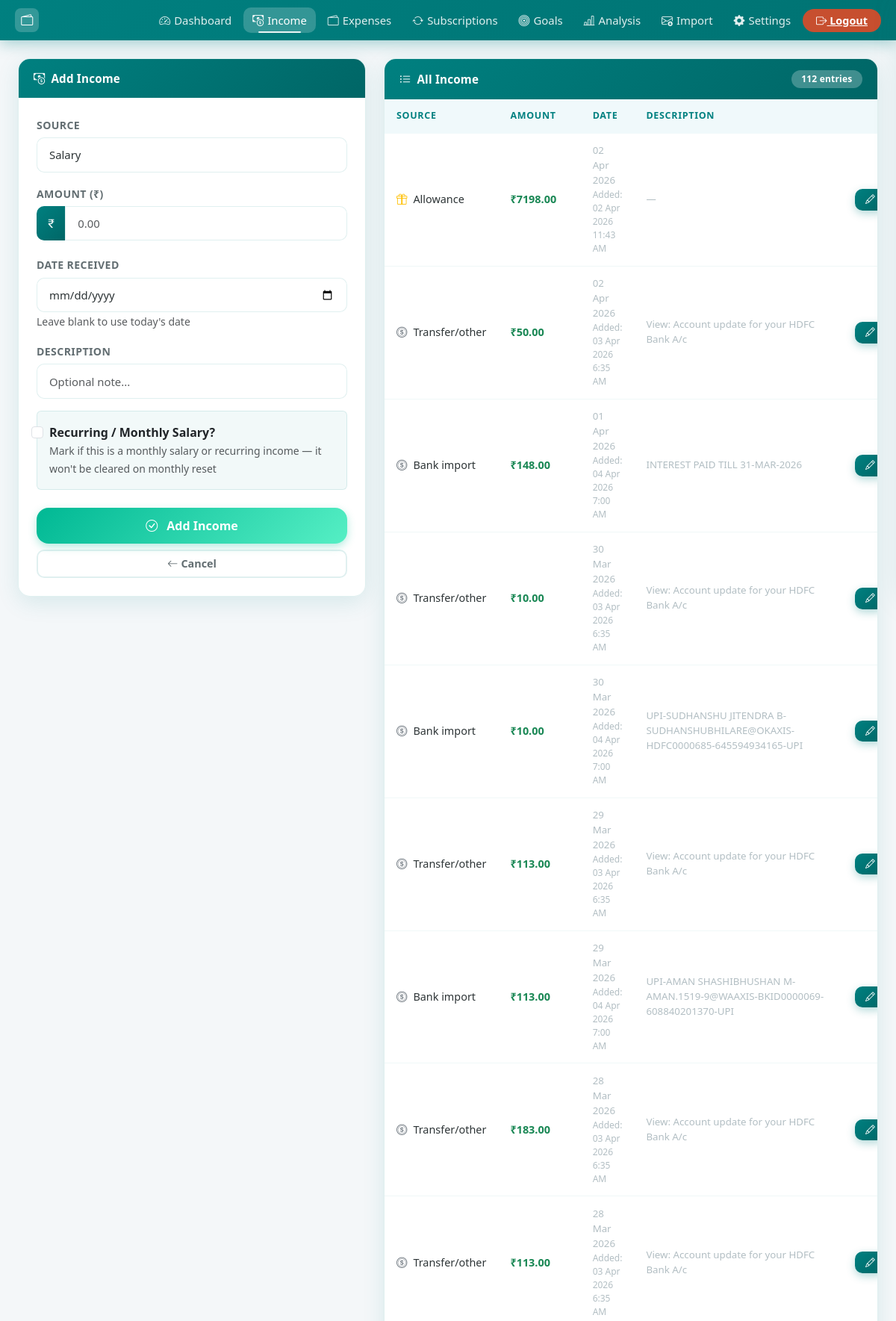
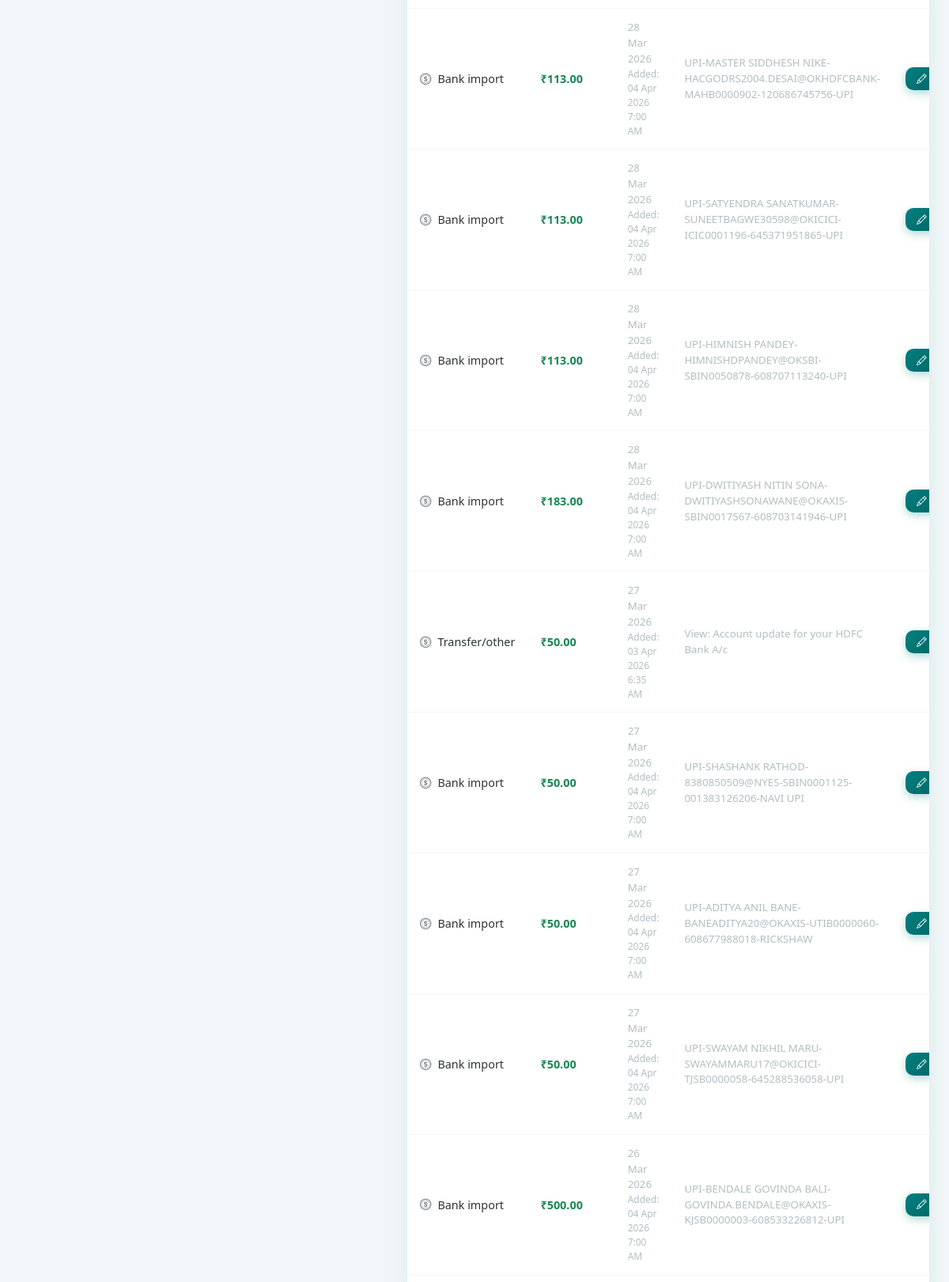
The page /add_income (signed in, upper part) on the database its author committed (2 pictures, top to bottom).
### models.py (models this page shows)
class Income(db.Model):
    id = db.Column(db.Integer, primary_key=True)
    user_id = db.Column(db.Integer, db.ForeignKey('user.id'), nullable=False)
    source = db.Column(db.String(100), nullable=False)
    amount = db.Column(db.Float, nullable=False)
    date_received = db.Column(db.DateTime, default=_now)
    created_at = db.Column(db.DateTime, default=_now)
    description = db.Column(db.String(200))
    is_recurring = db.Column(db.Boolean, default=False)

### app.py (the view, shortened to what this page needs)
@app.route("/add_income", methods=["GET", "POST"])
@login_required
def add_income():
    form = IncomeForm()
    incomes = (
        Income.query.filter_by(user_id=current_user.id)
        .order_by(Income.date_received.desc())
        .all()
    )
    return render_template("add_income.html", form=form, edit=False, incomes=incomes)

### forms.py
class IncomeForm(FlaskForm):
    source = SelectField('Source', choices=[('salary','Salary'),('business','Business'),('allowance','Allowance'),('freelance','Freelance'),('other','Other')], validators=[DataRequired()])
    amount = FloatField('Amount (₹)', validators=[DataRequired()])
    date_received = DateField('Date Received', validators=[Optional()], format='%Y-%m-%d')
    description = StringField('Description')
    is_recurring = BooleanField('Recurring / Monthly Salary?')
    submit = SubmitField('Add Income')

### app.py (called while the page is built)
@login_manager.user_loader
def load_user(user_id):
    return db.session.get(User, int(user_id))

### templates/add_income.html (shortened to what this page needs)
{% extends "base.html" %}
{% block content %}
<div class="row g-4">
  <div class="col-lg-5">
    <div class="card reveal">
      <div class="card-header">
        <i class="bi bi-{% if edit %}pencil{% else %}cash-coin{% endif %}"></i>
        {% if edit %}Edit Income{% else %}Add Income{% endif %}
      </div>
      <div class="card-body p-4">
        <form method="POST">
          <div class="mb-3">
            {{ form.source.label(class="form-label") }}
            {{ form.source(class="form-select") }}
          </div>
          <div class="mb-3">
            {{ form.amount.label(class="form-label") }}
            <div class="input-group">
              <span class="input-group-text"><i class="bi bi-currency-rupee"></i></span>
              {{ form.amount(class="form-control", placeholder="0.00", step="0.01", id="income_amount") }}
            </div>
          </div>
          <div class="mb-3">
            {{ form.date_received.label(class="form-label") }}
            {{ form.date_received(class="form-control") }}
            <small class="text-muted">Leave blank to use today's date</small>
          </div>
          <div class="mb-3">
            {{ form.description.label(class="form-label") }}
            {{ form.description(class="form-control", placeholder="Optional note...") }}
          </div>
          <div class="mb-4">
            <div class="form-check p-3 rounded" style="background:rgba(0, 128, 128,0.05);border:1.5px solid var(--border-color);">
              {{ form.is_recurring(class="form-check-input") }}
              {{ form.is_recurring.label(class="form-check-label fw-semibold") }}
              <div><small class="text-muted">Mark if this is a monthly salary or recurring income — it won't be cleared on monthly reset</small></div>
            </div>
          </div>
          <div class="d-grid gap-2">
            <button type="submit" class="btn btn-success btn-lg">
              <i class="bi bi-check-circle me-2"></i>
              {% if edit %}Update Income{% else %}Add Income{% endif %}
            </button>
            <a href="{{ url_for('add_income') }}" class="btn btn-outline-secondary">
              <i class="bi bi-arrow-left me-1"></i>Cancel
            </a>
          </div>
        </form>
      </div>
    </div>
  </div>
  <div class="col-lg-7 reveal reveal-delay-1">
    <div class="card">
      <div class="card-header">
        <i class="bi bi-list-ul"></i> All Income
        <span class="badge ms-auto" style="background:rgba(255,255,255,0.25);">{{ incomes|length }} entries</span>
      </div>
      <div class="card-body p-0">
        {% if incomes %}
        <div class="table-responsive">
          <table class="table table-hover mb-0">
            <thead>
              <tr>
                <th>Source</th>
                <th>Amount</th>
                <th>Date</th>
                <th>Description</th>
                <th></th>
              </tr>
            </thead>
            <tbody>
            {% for inc in incomes %}
            <tr>
              <td>
                <span class="d-flex align-items-center gap-2">
                  {% if inc.source == 'salary' %}<i class="bi bi-briefcase-fill text-primary"></i>
                  {% elif inc.source == 'business' %}<i class="bi bi-building text-success"></i>
                  {% elif inc.source == 'freelance' %}<i class="bi bi-laptop text-info"></i>
                  {% elif inc.source == 'allowance' %}<i class="bi bi-gift text-warning"></i>
                  {% else %}<i class="bi bi-coin text-secondary"></i>{% endif %}
                  {{ inc.source|capitalize }}
                </span>
              </td>
              <td><strong class="text-success">₹{{ "%.2f"|format(inc.amount) }}</strong></td>
              <td>
                <div style="font-size:0.83rem;color:var(--text-muted);">{{ inc.date_received.strftime('%d %b %Y') }}</div>
                {% if inc.created_at %}
                <div style="font-size:0.75rem;color:var(--text-muted);">
                  Added: <span class="local-time" data-utc="{{ inc.created_at.strftime('%Y-%m-%dT%H:%M:%SZ') }}"></span>
                </div>
                {% endif %}
              </td>
              <td style="font-size:0.83rem;color:var(--text-muted);">{{ inc.description or '—' }}</td>
              <td>
                <div class="d-flex gap-1">
                  <a href="{{ url_for('edit_income', id=inc.id) }}" class="btn btn-primary btn-sm">
                    <i class="bi bi-pencil"></i>
                  </a>
                </div>
              </td>
            </tr>
            {% endfor %}
            </tbody>
          </table>
        </div>
        {% else %}
        <div class="text-center py-5 text-muted">
          <i class="bi bi-cash-coin" style="font-size:2.5rem;opacity:0.3;"></i>
          <p class="mt-2 mb-0">No income entries yet. Add your first one!</p>
        </div>
        {% endif %}
      </div>
    </div>
  </div>
</div>
{% endblock %}

### static/style.css (style rules this page uses)
:root { --brand-primary: #008080; --brand-secondary: #80BFBF; --brand-accent: #00b894; --brand-danger: #FF924D; --brand-warning: #f39c12; --brand-info: #0984e3; --gradient-brand: linear-gradient(135deg, #008080 0%, #006666 100%); --gradient-green: linear-gradient(135deg, #00b894 0%, #55efc4 100%); --gradient-red: linear-gradient(135deg, #FF924D 0%, #FFB380 100%); --gradient-orange: linear-gradient(135deg, #f39c12 0%, #fdcb6e 100%); --gradient-blue: linear-gradient(135deg, #0984e3 0%, #74b9ff 100%); --bg-page: #f4f7f9; --bg-card: rgba(255, 255, 255, 0.97); --bg-card-hover: #fff; --text-primary: #2d3436; --text-secondary: #636e72; --text-muted: #b2bec3; --border-color: rgba(0, 128, 128, 0.12); --shadow-sm: 0 2px 12px rgba(0, 128, 128, 0.08); --shadow-md: 0 8px 30px rgba(0, 128, 128, 0.12); --shadow-lg: 0 20px 50px rgba(0, 128, 128, 0.18); --shadow-hover: 0 15px 40px rgba(0, 128, 128, 0.22); --radius-sm: 10px; --radius-md: 16px; --radius-lg: 24px; --radius-pill: 50px; --transition: all 0.28s cubic-bezier(0.4, 0, 0.2, 1); }
html { scroll-behavior: smooth; }
*, *::before, *::after { box-sizing: border-box; }
body { background: var(--bg-page); font-family: 'Segoe UI', system-ui, -apple-system, sans-serif; color: var(--text-primary); min-height: 100vh; display: flex; flex-direction: column; transition: background 0.3s, color 0.3s; }
.card { border: 1px solid var(--border-color); border-radius: var(--radius-md); background: var(--bg-card); box-shadow: var(--shadow-md); transition: var(--transition); overflow: hidden; }
.card-header { background: var(--gradient-brand); color: white; font-weight: 600; font-size: 0.95rem; padding: 0.9rem 1.25rem; border: none; display: flex; align-items: center; gap: 8px; letter-spacing: 0.2px; }
.btn { border-radius: var(--radius-sm); font-weight: 600; font-size: 0.9rem; transition: var(--transition); position: relative; overflow: hidden; border: none; cursor: pointer; }
.btn::after { content: ''; position: absolute; inset: 0; background: rgba(255,255,255,0); transition: var(--transition); }
.btn-primary { background: var(--gradient-brand); color: white; box-shadow: 0 4px 12px rgba(0, 128, 128, 0.3); }
.btn-success { background: var(--gradient-green); color: white; box-shadow: 0 4px 12px rgba(0, 184, 148, 0.3); }
.btn-outline-secondary { border: 2px solid var(--border-color); color: var(--text-secondary); background: transparent; }
.btn-sm { font-size: 0.8rem; padding: 0.3rem 0.85rem; }
.btn-lg { padding: 0.75rem 2rem; font-size: 1rem; border-radius: var(--radius-md); }
.table { margin: 0; font-size: 0.9rem; }
.table thead th { background: #f0f9fb; color: var(--brand-primary); font-weight: 700; font-size: 0.78rem; text-transform: uppercase; letter-spacing: 0.7px; border: none; padding: 0.85rem 1rem; }
.table tbody td { padding: 0.85rem 1rem; border-bottom: 1px solid rgba(0, 128, 128, 0.06); vertical-align: middle; color: var(--text-primary); }
.badge { font-size: 0.75rem; font-weight: 600; padding: 0.4rem 0.85rem; border-radius: var(--radius-pill); letter-spacing: 0.2px; }
.form-control, .form-select { border-radius: var(--radius-sm); border: 1.5px solid var(--border-color); padding: 0.7rem 1rem; font-size: 0.93rem; color: var(--text-primary); background: white; transition: var(--transition); }
.form-label { font-weight: 600; font-size: 0.88rem; color: var(--text-secondary); margin-bottom: 6px; text-transform: uppercase; letter-spacing: 0.4px; }
.input-group-text { background: var(--gradient-brand); color: white; border: none; border-radius: var(--radius-sm) 0 0 var(--radius-sm); font-size: 0.95rem; }
.reveal { opacity: 0; transform: translateY(24px); transition: opacity 0.55s cubic-bezier(0.4,0,0.2,1), transform 0.55s cubic-bezier(0.4,0,0.2,1); }
.reveal.revealed { opacity: 1; transform: translateY(0); }
.reveal-delay-1 { transition-delay: 0.08s; }
.btn { position: relative; overflow: hidden; }
.form-control, .form-select { transition: border-color 0.22s ease, box-shadow 0.22s ease, transform 0.18s ease; }
body { padding-left: env(safe-area-inset-left, 0px); padding-right: env(safe-area-inset-right, 0px); }

### rows shown on the page
Income: source "Allowance", amount "7198.00", date_received "02 Apr 2026", description "—"
Income: source "Transfer/other", amount "50.00", date_received "02 Apr 2026", description "View: Account update for your HDFC Bank A/c"
Income: source "Bank import", amount "148.00", date_received "01 Apr 2026", description "INTEREST PAID TILL 31-MAR-2026"
Income: source "Transfer/other", amount "10.00", date_received "30 Mar 2026", description "View: Account update for your HDFC Bank A/c"
Income: source "Bank import", amount "10.00", date_received "30 Mar 2026", description "UPI-SUDHANSHU JITENDRA B-SUDHANSHUBHILARE@OKAXIS-HDFC0000685-645594934165-UPI"
Income: source "Transfer/other", amount "113.00", date_received "29 Mar 2026", description "View: Account update for your HDFC Bank A/c"
Income: source "Bank import", amount "113.00", date_received "29 Mar 2026", description "UPI-AMAN SHASHIBHUSHAN M-AMAN.1519-9@WAAXIS-BKID0000069-608840201370-UPI"
Income: source "Transfer/other", amount "183.00", date_received "28 Mar 2026", description "View: Account update for your HDFC Bank A/c"
Income: source "Transfer/other", amount "113.00", date_received "28 Mar 2026", description "View: Account update for your HDFC Bank A/c"
Income: source "Bank import", amount "113.00", date_received "28 Mar 2026", description "UPI-MASTER SIDDHESH NIKE-HACGODRS2004.DESAI@OKHDFCBANK-MAHB0000902-120686745756-UPI"
Income: source "Bank import", amount "113.00", date_received "28 Mar 2026", description "UPI-SATYENDRA SANATKUMAR-SUNEETBAGWE30598@OKICICI-ICIC0001196-645371951865-UPI"
Income: source "Bank import", amount "113.00", date_received "28 Mar 2026", description "UPI-HIMNISH PANDEY-HIMNISHDPANDEY@OKSBI-SBIN0050878-608707113240-UPI"
Income: source "Bank import", amount "183.00", date_received "28 Mar 2026", description "UPI-DWITIYASH NITIN SONA-DWITIYASHSONAWANE@OKAXIS-SBIN0017567-608703141946-UPI"
Income: source "Transfer/other", amount "50.00", date_received "27 Mar 2026", description "View: Account update for your HDFC Bank A/c"
Income: source "Bank import", amount "50.00", date_received "27 Mar 2026", description "UPI-SHASHANK RATHOD-8380850509@NYES-SBIN0001125-001383126206-NAVI UPI"
Income: source "Bank import", amount "50.00", date_received "27 Mar 2026", description "UPI-ADITYA ANIL BANE-BANEADITYA20@OKAXIS-UTIB0000060-608677988018-RICKSHAW"
Income: source "Bank import", amount "50.00", date_received "27 Mar 2026", description "UPI-SWAYAM NIKHIL MARU-SWAYAMMARU17@OKICICI-TJSB0000058-645288536058-UPI"
Income: source "Bank import", amount "500.00", date_received "26 Mar 2026", description "UPI-BENDALE GOVINDA BALI-GOVINDA.BENDALE@OKAXIS-KJSB0000003-608533226812-UPI"

### other values the page prints
{{ incomes|length }} "112"
